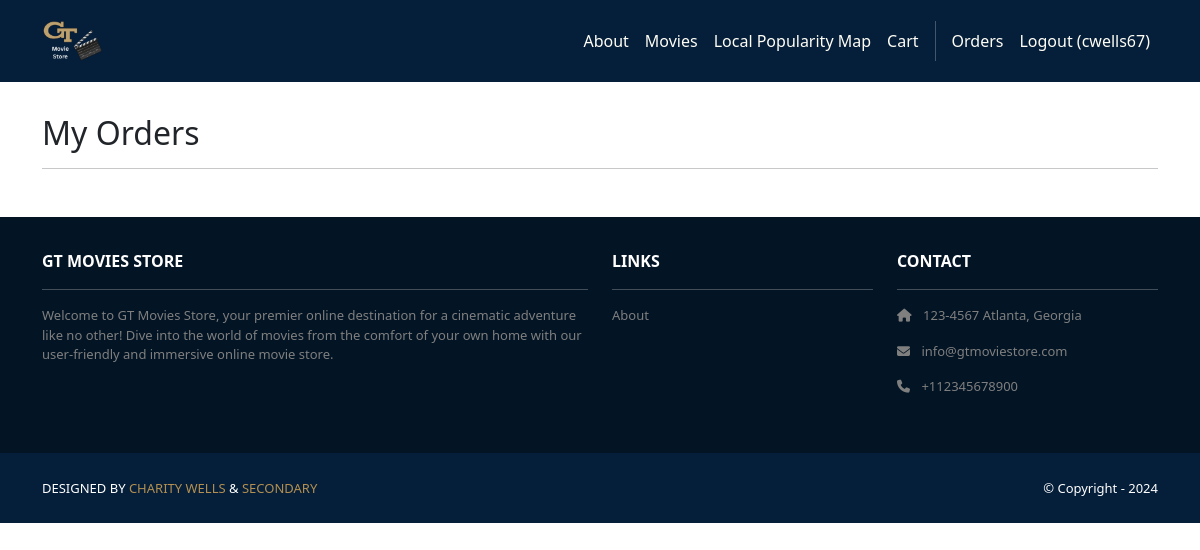
The page /accounts/orders/ (signed in) on the database as committed earlier.
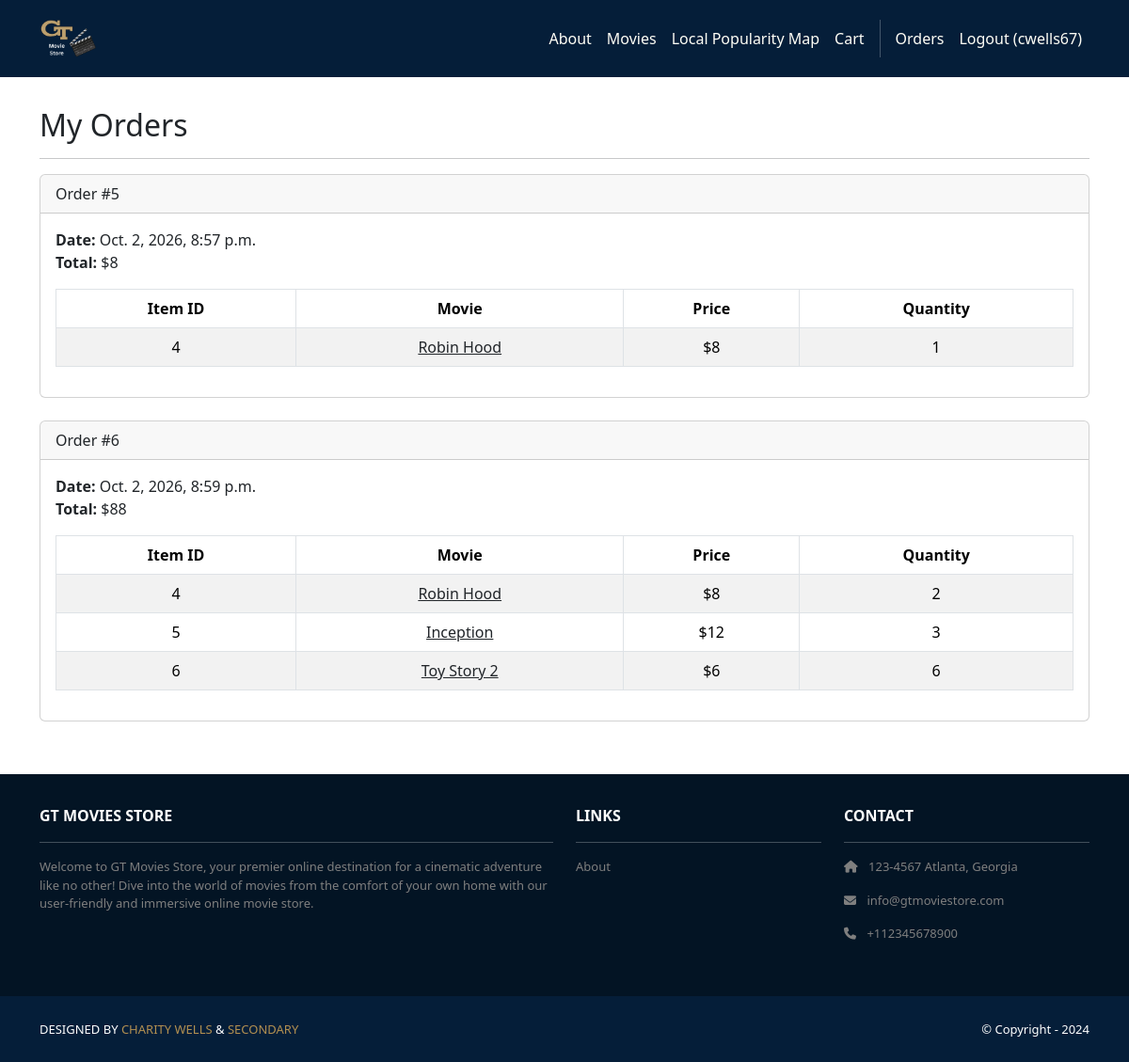
The same page on the database as committed later.
### cart/models.py (models this page shows, shortened)
class Order(models.Model):
    id = models.AutoField(primary_key=True)
    total = models.IntegerField()
    item_num = models.IntegerField()
    date = models.DateTimeField(auto_now_add=True)
    region = models.CharField(max_length=50, blank=True, default='')
    user = models.ForeignKey(User, on_delete=models.CASCADE)

class Item(models.Model):
    id = models.AutoField(primary_key=True)
    price = models.IntegerField()
    quantity = models.IntegerField()
    order = models.ForeignKey(Order, on_delete=models.CASCADE)
    movie = models.ForeignKey(Movie, on_delete=models.CASCADE)

### movies/models.py (models this page shows, shortened)
class Movie(models.Model):
    id = models.AutoField(primary_key=True)
    name = models.CharField(max_length=255)
    price = models.IntegerField()
    description = models.TextField()
    image = models.ImageField(upload_to='movie_images/')

### accounts/views.py (the view)
# urls.py: path('orders/', views.orders, name='accounts.orders'),
@login_required
def orders(request):
    template_data = {}
    template_data['title'] = 'Orders'
    template_data['orders'] = request.user.order_set.all()
    return render(request, 'accounts/orders.html',
        {'template_data': template_data})

### accounts/templates/accounts/orders.html
{% extends 'base.html' %}
{% block content %}
<div class="p-3">
    <div class="container">
        <div class="row mt-3">
            <div class="col mx-auto mb-3">
                <h2>My Orders</h2>
                <hr />
                {% for order in template_data.orders %}
                <div class="card mb-4">
                    <div class="card-header">
                        Order #{{ order.id }}
                    </div>
                    <div class="card-body">
                        <b>Date:</b> {{ order.date }}<br />
                        <b>Total:</b> ${{ order.total }}<br />
                        <table class="table table-bordered table-striped text-center mt-3">
                            <thead>
                                <tr>
                                    <th scope="col">Item ID</th>
                                    <th scope="col">Movie</th>
                                    <th scope="col">Price</th>
                                    <th scope="col">Quantity</th>
                                </tr>
                            </thead>
                            <tbody>
                                {% for item in order.item_set.all %}
                                <tr>
                                    <td>{{ item.movie.id }}</td>
                                    <td>
                                        <a class="link-dark"
                                           href="{% url 'movies.show' id=item.movie.id %}">
                                            {{ item.movie.name }}
                                        </a>
                                    </td>
                                    <td>${{ item.movie.price }}</td>
                                    <td>{{ item.quantity }}</td>
                                </tr>
                                {% endfor %}
                            </tbody>
                        </table>
                    </div>
                </div>
                {% endfor %}
            </div>
        </div>
    </div>
</div>
{% endblock content %}

Rows that differ between the two databases and show on the page:
added Order: id "5", date "Oct. 2, 2026, 8:57 p.m.", total "8"
added Item: movie.id "4", movie.name "Robin Hood", movie.price "8", quantity "1", shown under "5"
added Order: id "6", date "Oct. 2, 2026, 8:59 p.m.", total "88"
added Item: movie.id "4", movie.name "Robin Hood", movie.price "8", quantity "2", shown under "6"
added Item: movie.id "5", movie.name "Inception", movie.price "12", quantity "3", shown under "6"
added Item: movie.id "6", movie.name "Toy Story 2", movie.price "6", quantity "6"
